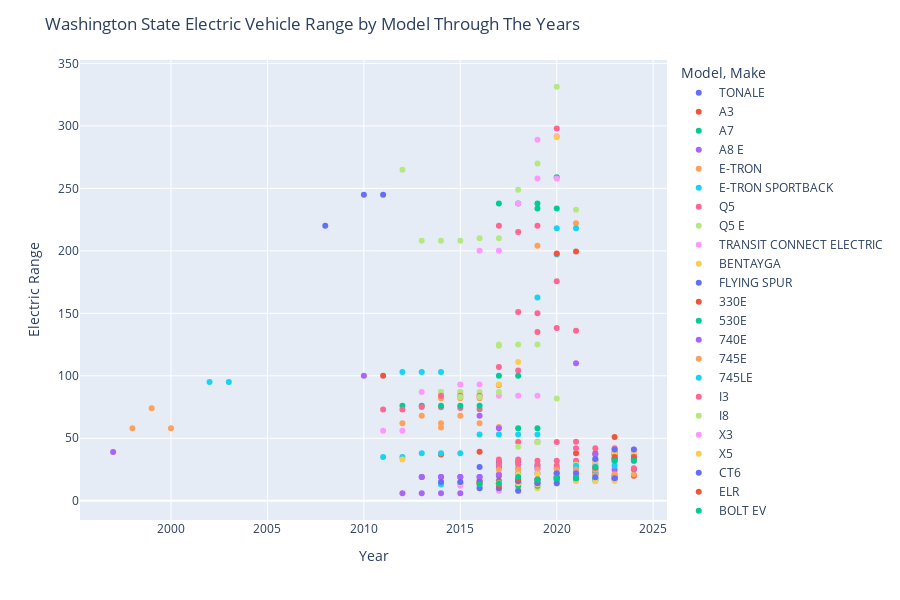

Notebook code for this chart:
### Code cell
Scatterplot = px.scatter(EV_range_mean, x='Model Year', y='Electric Range', color='Model',
              labels={'Electric Range': 'Electric Range', 'Model Year': 'Model Year'}, height=600,)

fig.update_layout(title='Washington State Electric Vehicle Range by Model Through The Years',
                  legend_title='Model, Make',
                  xaxis_title='Year',
                  yaxis_title='Electric Range')

fig.show()

### Figure 1 — Plotly figure (JSON) as saved in the notebook; plotly's stock layout.template omitted (floating-point values rounded to 4 significant figures)
{"data": [{"hovertemplate": "Model=TONALE<br>Model Year=%{x}<br>Electric Range=%{y}<extra></extra>", "legendgroup": "TONALE", "marker": {"color": "#636efa", "symbol": "circle"}, "mode": "markers", "name": "TONALE", "orientation": "v", "showlegend": true, "type": "scatter", "x": [2024], "xaxis": "x", "y": [33], "yaxis": "y"}, {"hovertemplate": "Model=A3<br>Model Year=%{x}<br>Electric Range=%{y}<extra></extra>", "legendgroup": "A3", "marker": {"color": "#EF553B", "symbol": "circle"}, "mode": "markers", "name": "A3", "orientation": "v", "showlegend": true, "type": "scatter", "x": [2016, 2017, 2018], "xaxis": "x", "y": [16, 16, 16], "yaxis": "y"}, {"hovertemplate": "Model=A7<br>Model Year=%{x}<br>Electric Range=%{y}<extra></extra>", "legendgroup": "A7", "marker": {"color": "#00cc96", "symbol": "circle"}, "mode": "markers", "name": "A7", "orientation": "v", "showlegend": true, "type": "scatter", "x": [2021], "xaxis": "x", "y": [24], "yaxis": "y"}, {"hovertemplate": "Model=A8 E<br>Model Year=%{x}<br>Electric Range=%{y}<extra></extra>", "legendgroup": "A8 E", "marker": {"color": "#ab63fa", "symbol": "circle"}, "mode": "markers", "name": "A8 E", "orientation": "v", "showlegend": true, "type": "scatter", "x": [2020], "xaxis": "x", "y": [17], "yaxis": "y"}, {"hovertemplate": "Model=E-TRON<br>Model Year=%{x}<br>Electric Range=%{y}<extra></extra>", "legendgroup": "E-TRON", "marker": {"color": "#FFA15A", "symbol": "circle"}, "mode": "markers", "name": "E-TRON", "orientation": "v", "showlegend": true, "type": "scatter", "x": [2019, 2021], "xaxis": "x", "y": [204, 222], "yaxis": "y"}, {"hovertemplate": "Model=E-TRON SPORTBACK<br>Model Year=%{x}<br>Electric Range=%{y}<extra></extra>", "legendgroup": "E-TRON SPORTBACK", "marker": {"color": "#19d3f3", "symbol": "circle"}, "mode": "markers", "name": "E-TRON SPORTBACK", "orientation": "v", "showlegend": true, "type": "scatter", "x": [2020, 2021], "xaxis": "x", "y": [218, 218], "yaxis": "y"}, {"hovertemplate": "Model=Q5<br>Model Year=%{x}<br>Electric Range=%{y}<extra></extra>", "legendgroup": "Q5", "marker": {"color": "#FF6692", "symbol": "circle"}, "mode": "markers", "name": "Q5", "orientation": "v", "showlegend": true, "type": "scatter", "x": [2022], "xaxis": "x", "y": [22.61], "yaxis": "y"}, {"hovertemplate": "Model=Q5 E<br>Model Year=%{x}<br>Electric Range=%{y}<extra></extra>", "legendgroup": "Q5 E", "marker": {"color": "#B6E880", "symbol": "circle"}, "mode": "markers", "name": "Q5 E", "orientation": "v", "showlegend": true, "type": "scatter", "x": [2020, 2021, 2023], "xaxis": "x", "y": [20, 18.03, 23], "yaxis": "y"}, {"hovertemplate": "Model=TRANSIT CONNECT ELECTRIC<br>Model Year=%{x}<br>Electric Range=%{y}<extra></extra>", "legendgroup": "TRANSIT CONNECT ELECTRIC", "marker": {"color": "#FF97FF", "symbol": "circle"}, "mode": "markers", "name": "TRANSIT CONNECT ELECTRIC", "orientation": "v", "showlegend": true, "type": "scatter", "x": [2011, 2012], "xaxis": "x", "y": [56, 56], "yaxis": "y"}, {"hovertemplate": "Model=BENTAYGA<br>Model Year=%{x}<br>Electric Range=%{y}<extra></extra>", "legendgroup": "BENTAYGA", "marker": {"color": "#FECB52", "symbol": "circle"}, "mode": "markers", "name": "BENTAYGA", "orientation": "v", "showlegend": true, "type": "scatter", "x": [2021], "xaxis": "x", "y": [17], "yaxis": "y"}, {"hovertemplate": "Model=FLYING SPUR<br>Model Year=%{x}<br>Electric Range=%{y}<extra></extra>", "legendgroup": "FLYING SPUR", "marker": {"color": "#636efa", "symbol": "circle"}, "mode": "markers", "name": "FLYING SPUR", "orientation": "v", "showlegend": true, "type": "scatter", "x": [2022], "xaxis": "x", "y": [21], "yaxis": "y"}, {"hovertemplate": "Model=330E<br>Model Year=%{x}<br>Electric Range=%{y}<extra></extra>", "legendgroup": "330E", "marker": {"color": "#EF553B", "symbol": "circle"}, "mode": "markers", "name": "330E", "orientation": "v", "showlegend": true, "type": "scatter", "x": [2016, 2017, 2018, 2021, 2022, 2023, 2024], "xaxis": "x", "y": [14, 14, 14, 20.38, 22, 20.23, 20], "yaxis": "y"}, {"hovertemplate": "Model=530E<br>Model Year=%{x}<br>Electric Range=%{y}<extra></extra>", "legendgroup": "530E", "marker": {"color": "#00cc96", "symbol": "circle"}, "mode": "markers", "name": "530E", "orientation": "v", "showlegend": true, "type": "scatter", "x": [2018, 2019, 2020, 2021, 2022, 2023], "xaxis": "x", "y": [14.7, 15.42, 18.67, 18.71, 18.2, 18.05], "yaxis": "y"}, {"hovertemplate": "Model=740E<br>Model Year=%{x}<br>Electric Range=%{y}<extra></extra>", "legendgroup": "740E", "marker": {"color": "#ab63fa", "symbol": "circle"}, "mode": "markers", "name": "740E", "orientation": "v", "showlegend": true, "type": "scatter", "x": [2017, 2018, 2019], "xaxis": "x", "y": [14, 14, 14], "yaxis": "y"}, {"hovertemplate": "Model=745E<br>Model Year=%{x}<br>Electric Range=%{y}<extra></extra>", "legendgroup": "745E", "marker": {"color": "#FFA15A", "symbol": "circle"}, "mode": "markers", "name": "745E", "orientation": "v", "showlegend": true, "type": "scatter", "x": [2020, 2021], "xaxis": "x", "y": [16, 16], "yaxis": "y"}, {"hovertemplate": "Model=745LE<br>Model Year=%{x}<br>Electric Range=%{y}<extra></extra>", "legendgroup": "745LE", "marker": {"color": "#19d3f3", "symbol": "circle"}, "mode": "markers", "name": "745LE", "orientation": "v", "showlegend": true, "type": "scatter", "x": [2022], "xaxis": "x", "y": [16], "yaxis": "y"}, {"hovertemplate": "Model=I3<br>Model Year=%{x}<br>Electric Range=%{y}<extra></extra>", "legendgroup": "I3", "marker": {"color": "#FF6692", "symbol": "circle"}, "mode": "markers", "name": "I3", "orientation": "v", "showlegend": true, "type": "scatter", "x": [2014, 2015, 2016, 2017, 2018, 2019, 2020, 2021], "xaxis": "x", "y": [74.75, 74.23, 73.24, 92.63, 104.2, 135.1, 138.2, 136.1], "yaxis": "y"}, {"hovertemplate": "Model=I8<br>Model Year=%{x}<br>Electric Range=%{y}<extra></extra>", "legendgroup": "I8", "marker": {"color": "#B6E880", "symbol": "circle"}, "mode": "markers", "name": "I8", "orientation": "v", "showlegend": true, "type": "scatter", "x": [2014, 2015, 2016, 2017, 2019, 2020], "xaxis": "x", "y": [14, 14, 14, 14, 17.17, 17], "yaxis": "y"}, {"hovertemplate": "Model=X3<br>Model Year=%{x}<br>Electric Range=%{y}<extra></extra>", "legendgroup": "X3", "marker": {"color": "#FF97FF", "symbol": "circle"}, "mode": "markers", "name": "X3", "orientation": "v", "showlegend": true, "type": "scatter", "x": [2020, 2021], "xaxis": "x", "y": [17, 17], "yaxis": "y"}, {"hovertemplate": "Model=X5<br>Model Year=%{x}<br>Electric Range=%{y}<extra></extra>", "legendgroup": "X5", "marker": {"color": "#FECB52", "symbol": "circle"}, "mode": "markers", "name": "X5", "orientation": "v", "showlegend": true, "type": "scatter", "x": [2016, 2017, 2018, 2021, 2022, 2023, 2024], "xaxis": "x", "y": [14, 14, 13, 30, 30, 30, 39], "yaxis": "y"}, {"hovertemplate": "Model=CT6<br>Model Year=%{x}<br>Electric Range=%{y}<extra></extra>", "legendgroup": "CT6", "marker": {"color": "#636efa", "symbol": "circle"}, "mode": "markers", "name": "CT6", "orientation": "v", "showlegend": true, "type": "scatter", "x": [2017, 2018], "xaxis": "x", "y": [31, 31], "yaxis": "y"}, {"hovertemplate": "Model=ELR<br>Model Year=%{x}<br>Electric Range=%{y}<extra></extra>", "legendgroup": "ELR", "marker": {"color": "#EF553B", "symbol": "circle"}, "mode": "markers", "name": "ELR", "orientation": "v", "showlegend": true, "type": "scatter", "x": [2014, 2016], "xaxis": "x", "y": [37, 39.2], "yaxis": "y"}, {"hovertemplate": "Model=BOLT EV<br>Model Year=%{x}<br>Electric Range=%{y}<extra></extra>", "legendgroup": "BOLT EV", "marker": {"color": "#00cc96", "symbol": "circle"}, "mode": "markers", "name": "BOLT EV", "orientation": "v", "showlegend": true, "type": "scatter", "x": [2017, 2018, 2019, 2020], "xaxis": "x", "y": [238, 238, 238, 259], "yaxis": "y"}, {"hovertemplate": "Model=S-10 PICKUP<br>Model Year=%{x}<br>Electric Range=%{y}<extra></extra>", "legendgroup": "S-10 PICKUP", "marker": {"color": "#ab63fa", "symbol": "circle"}, "mode": "markers", "name": "S-10 PICKUP", "orientation": "v", "showlegend": true, "type": "scatter", "x": [1997], "xaxis": "x", "y": [39], "yaxis": "y"}, {"hovertemplate": "Model=SPARK<br>Model Year=%{x}<br>Electric Range=%{y}<extra></extra>", "legendgroup": "SPARK", "marker": {"color": "#FFA15A", "symbol": "circle"}, "mode": "markers", "name": "SPARK", "orientation": "v", "showlegend": true, "type": "scatter", "x": [2014, 2015, 2016], "xaxis": "x", "y": [82, 82, 82], "yaxis": "y"}, {"hovertemplate": "Model=VOLT<br>Model Year=%{x}<br>Electric Range=%{y}<extra></extra>", "legendgroup": "VOLT", "marker": {"color": "#19d3f3", "symbol": "circle"}, "mode": "markers", "name": "VOLT", "orientation": "v", "showlegend": true, "type": "scatter", "x": [2011, 2012, 2013, 2014, 2015, 2016, 2017, 2018, 2019], "xaxis": "x", "y": [35, 35, 38, 38, 38, 53, 53, 53, 53], "yaxis": "y"}, {"hovertemplate": "Model=PACIFICA<br>Model Year=%{x}<br>Electric Range=%{y}<extra></extra>", "legendgroup": "PACIFICA", "marker": {"color": "#FF6692", "symbol": "circle"}, "mode": "markers", "name": "PACIFICA", "orientation": "v", "showlegend": true, "type": "scatter", "x": [2017, 2018, 2019, 2020, 2021, 2022, 2023, 2024], "xaxis": "x", "y": [33, 33, 32, 32, 32, 32, 32, 32], "yaxis": "y"}, {"hovertemplate": "Model=HORNET<br>Model Year=%{x}<br>Electric Range=%{y}<extra></extra>", "legendgroup": "HORNET", "marker": {"color": "#B6E880", "symbol": "circle"}, "mode": "markers", "name": "HORNET", "orientation": "v", "showlegend": true, "type": "scatter", "x": [2024], "xaxis": "x", "y": [32], "yaxis": "y"}, {"hovertemplate": "Model=500<br>Model Year=%{x}<br>Electric Range=%{y}<extra></extra>", "legendgroup": "500", "marker": {"color": "#FF97FF", "symbol": "circle"}, "mode": "markers", "name": "500", "orientation": "v", "showlegend": true, "type": "scatter", "x": [2013, 2014, 2015, 2016, 2017, 2018, 2019], "xaxis": "x", "y": [87, 87, 87, 84, 84, 84, 84], "yaxis": "y"}, {"hovertemplate": "Model=KARMA<br>Model Year=%{x}<br>Electric Range=%{y}<extra></extra>", "legendgroup": "KARMA", "marker": {"color": "#FECB52", "symbol": "circle"}, "mode": "markers", "name": "KARMA", "orientation": "v", "showlegend": true, "type": "scatter", "x": [2012], "xaxis": "x", "y": [33], "yaxis": "y"}, {"hovertemplate": "Model=C-MAX<br>Model Year=%{x}<br>Electric Range=%{y}<extra></extra>", "legendgroup": "C-MAX", "marker": {"color": "#636efa", "symbol": "circle"}, "mode": "markers", "name": "C-MAX", "orientation": "v", "showlegend": true, "type": "scatter", "x": [2013, 2014, 2015, 2016, 2017], "xaxis": "x", "y": [19, 19, 19, 19, 20], "yaxis": "y"}, {"hovertemplate": "Model=ESCAPE<br>Model Year=%{x}<br>Electric Range=%{y}<extra></extra>", "legendgroup": "ESCAPE", "marker": {"color": "#EF553B", "symbol": "circle"}, "mode": "markers", "name": "ESCAPE", "orientation": "v", "showlegend": true, "type": "scatter", "x": [2021, 2022, 2023], "xaxis": "x", "y": [38, 38, 37], "yaxis": "y"}, {"hovertemplate": "Model=FOCUS<br>Model Year=%{x}<br>Electric Range=%{y}<extra></extra>", "legendgroup": "FOCUS", "marker": {"color": "#00cc96", "symbol": "circle"}, "mode": "markers", "name": "FOCUS", "orientation": "v", "showlegend": true, "type": "scatter", "x": [2012, 2013, 2014, 2015, 2016, 2017, 2018], "xaxis": "x", "y": [76, 76, 76, 76, 76, 100, 100], "yaxis": "y"}, {"hovertemplate": "Model=FUSION<br>Model Year=%{x}<br>Electric Range=%{y}<extra></extra>", "legendgroup": "FUSION", "marker": {"color": "#ab63fa", "symbol": "circle"}, "mode": "markers", "name": "FUSION", "orientation": "v", "showlegend": true, "type": "scatter", "x": [2013, 2014, 2015, 2016, 2017, 2018, 2019, 2020], "xaxis": "x", "y": [19, 19, 19, 19, 21, 21, 26, 26], "yaxis": "y"}, {"hovertemplate": "Model=RANGER<br>Model Year=%{x}<br>Electric Range=%{y}<extra></extra>", "legendgroup": "RANGER", "marker": {"color": "#FFA15A", "symbol": "circle"}, "mode": "markers", "name": "RANGER", "orientation": "v", "showlegend": true, "type": "scatter", "x": [1998, 1999, 2000], "xaxis": "x", "y": [58, 74, 58], "yaxis": "y"}, {"hovertemplate": "Model=ACCORD<br>Model Year=%{x}<br>Electric Range=%{y}<extra></extra>", "legendgroup": "ACCORD", "marker": {"color": "#19d3f3", "symbol": "circle"}, "mode": "markers", "name": "ACCORD", "orientation": "v", "showlegend": true, "type": "scatter", "x": [2014], "xaxis": "x", "y": [13], "yaxis": "y"}, {"hovertemplate": "Model=CLARITY<br>Model Year=%{x}<br>Electric Range=%{y}<extra></extra>", "legendgroup": "CLARITY", "marker": {"color": "#FF6692", "symbol": "circle"}, "mode": "markers", "name": "CLARITY", "orientation": "v", "showlegend": true, "type": "scatter", "x": [2018, 2019, 2020, 2021], "xaxis": "x", "y": [47, 47, 47, 47.28], "yaxis": "y"}, {"hovertemplate": "Model=IONIQ<br>Model Year=%{x}<br>Electric Range=%{y}<extra></extra>", "legendgroup": "IONIQ", "marker": {"color": "#B6E880", "symbol": "circle"}, "mode": "markers", "name": "IONIQ", "orientation": "v", "showlegend": true, "type": "scatter", "x": [2017, 2018, 2019, 2020, 2021, 2022], "xaxis": "x", "y": [124, 43.25, 46.81, 81.88, 29, 29], "yaxis": "y"}, {"hovertemplate": "Model=KONA<br>Model Year=%{x}<br>Electric Range=%{y}<extra></extra>", "legendgroup": "KONA", "marker": {"color": "#FF97FF", "symbol": "circle"}, "mode": "markers", "name": "KONA", "orientation": "v", "showlegend": true, "type": "scatter", "x": [2019, 2020], "xaxis": "x", "y": [258, 258], "yaxis": "y"}, {"hovertemplate": "Model=SANTA FE<br>Model Year=%{x}<br>Electric Range=%{y}<extra></extra>", "legendgroup": "SANTA FE", "marker": {"color": "#FECB52", "symbol": "circle"}, "mode": "markers", "name": "SANTA FE", "orientation": "v", "showlegend": true, "type": "scatter", "x": [2022, 2023], "xaxis": "x", "y": [31, 30], "yaxis": "y"}, {"hovertemplate": "Model=SONATA<br>Model Year=%{x}<br>Electric Range=%{y}<extra></extra>", "legendgroup": "SONATA", "marker": {"color": "#636efa", "symbol": "circle"}, "mode": "markers", "name": "SONATA", "orientation": "v", "showlegend": true, "type": "scatter", "x": [2016, 2017, 2019], "xaxis": "x", "y": [27, 27, 28], "yaxis": "y"}, {"hovertemplate": "Model=TUCSON<br>Model Year=%{x}<br>Electric Range=%{y}<extra></extra>", "legendgroup": "TUCSON", "marker": {"color": "#EF553B", "symbol": "circle"}, "mode": "markers", "name": "TUCSON", "orientation": "v", "showlegend": true, "type": "scatter", "x": [2022, 2023, 2024], "xaxis": "x", "y": [33, 33, 33], "yaxis": "y"}, {"hovertemplate": "Model=I-PACE<br>Model Year=%{x}<br>Electric Range=%{y}<extra></extra>", "legendgroup": "I-PACE", "marker": {"color": "#00cc96", "symbol": "circle"}, "mode": "markers", "name": "I-PACE", "orientation": "v", "showlegend": true, "type": "scatter", "x": [2019, 2020], "xaxis": "x", "y": [234, 234], "yaxis": "y"}, {"hovertemplate": "Model=GRAND CHEROKEE<br>Model Year=%{x}<br>Electric Range=%{y}<extra></extra>", "legendgroup": "GRAND CHEROKEE", "marker": {"color": "#ab63fa", "symbol": "circle"}, "mode": "markers", "name": "GRAND CHEROKEE", "orientation": "v", "showlegend": true, "type": "scatter", "x": [2022, 2023, 2024], "xaxis": "x", "y": [25, 25, 25], "yaxis": "y"}, {"hovertemplate": "Model=WRANGLER<br>Model Year=%{x}<br>Electric Range=%{y}<extra></extra>", "legendgroup": "WRANGLER", "marker": {"color": "#FFA15A", "symbol": "circle"}, "mode": "markers", "name": "WRANGLER", "orientation": "v", "showlegend": true, "type": "scatter", "x": [2021, 2022, 2023, 2024], "xaxis": "x", "y": [23.49, 21.37, 21, 21], "yaxis": "y"}, {"hovertemplate": "Model=NIRO<br>Model Year=%{x}<br>Electric Range=%{y}<extra></extra>", "legendgroup": "NIRO", "marker": {"color": "#19d3f3", "symbol": "circle"}, "mode": "markers", "name": "NIRO", "orientation": "v", "showlegend": true, "type": "scatter", "x": [2018, 2019, 2020, 2021, 2022, 2023, 2024], "xaxis": "x", "y": [26, 162.6, 197.1, 26, 26, 33, 33], "yaxis": "y"}, {"hovertemplate": "Model=OPTIMA<br>Model Year=%{x}<br>Electric Range=%{y}<extra></extra>", "legendgroup": "OPTIMA", "marker": {"color": "#FF6692", "symbol": "circle"}, "mode": "markers", "name": "OPTIMA", "orientation": "v", "showlegend": true, "type": "scatter", "x": [2017, 2018, 2019, 2020], "xaxis": "x", "y": [29, 29, 29, 28], "yaxis": "y"}, {"hovertemplate": "Model=SORENTO<br>Model Year=%{x}<br>Electric Range=%{y}<extra></extra>", "legendgroup": "SORENTO", "marker": {"color": "#B6E880", "symbol": "circle"}, "mode": "markers", "name": "SORENTO", "orientation": "v", "showlegend": true, "type": "scatter", "x": [2022, 2023], "xaxis": "x", "y": [32, 32], "yaxis": "y"}, {"hovertemplate": "Model=SOUL<br>Model Year=%{x}<br>Electric Range=%{y}<extra></extra>", "legendgroup": "SOUL", "marker": {"color": "#FF97FF", "symbol": "circle"}, "mode": "markers", "name": "SOUL", "orientation": "v", "showlegend": true, "type": "scatter", "x": [2015, 2016], "xaxis": "x", "y": [93, 93], "yaxis": "y"}, {"hovertemplate": "Model=SOUL EV<br>Model Year=%{x}<br>Electric Range=%{y}<extra></extra>", "legendgroup": "SOUL EV", "marker": {"color": "#FECB52", "symbol": "circle"}, "mode": "markers", "name": "SOUL EV", "orientation": "v", "showlegend": true, "type": "scatter", "x": [2017, 2018], "xaxis": "x", "y": [93, 111], "yaxis": "y"}, {"hovertemplate": "Model=SPORTAGE<br>Model Year=%{x}<br>Electric Range=%{y}<extra></extra>", "legendgroup": "SPORTAGE", "marker": {"color": "#636efa", "symbol": "circle"}, "mode": "markers", "name": "SPORTAGE", "orientation": "v", "showlegend": true, "type": "scatter", "x": [2023], "xaxis": "x", "y": [34], "yaxis": "y"}, {"hovertemplate": "Model=RANGE ROVER<br>Model Year=%{x}<br>Electric Range=%{y}<extra></extra>", "legendgroup": "RANGE ROVER", "marker": {"color": "#EF553B", "symbol": "circle"}, "mode": "markers", "name": "RANGE ROVER", "orientation": "v", "showlegend": true, "type": "scatter", "x": [2020, 2021, 2023], "xaxis": "x", "y": [19, 19, 51], "yaxis": "y"}, {"hovertemplate": "Model=RANGE ROVER SPORT<br>Model Year=%{x}<br>Electric Range=%{y}<extra></extra>", "legendgroup": "RANGE ROVER SPORT", "marker": {"color": "#00cc96", "symbol": "circle"}, "mode": "markers", "name": "RANGE ROVER SPORT", "orientation": "v", "showlegend": true, "type": "scatter", "x": [2020, 2021, 2023], "xaxis": "x", "y": [19, 19, 19], "yaxis": "y"}, {"hovertemplate": "Model=NX<br>Model Year=%{x}<br>Electric Range=%{y}<extra></extra>", "legendgroup": "NX", "marker": {"color": "#ab63fa", "symbol": "circle"}, "mode": "markers", "name": "NX", "orientation": "v", "showlegend": true, "type": "scatter", "x": [2022, 2023, 2024], "xaxis": "x", "y": [37, 37, 37], "yaxis": "y"}, {"hovertemplate": "Model=AVIATOR<br>Model Year=%{x}<br>Electric Range=%{y}<extra></extra>", "legendgroup": "AVIATOR", "marker": {"color": "#FFA15A", "symbol": "circle"}, "mode": "markers", "name": "AVIATOR", "orientation": "v", "showlegend": true, "type": "scatter", "x": [2020, 2021, 2022, 2023], "xaxis": "x", "y": [21, 21, 21, 21], "yaxis": "y"}, {"hovertemplate": "Model=CORSAIR<br>Model Year=%{x}<br>Electric Range=%{y}<extra></extra>", "legendgroup": "CORSAIR", "marker": {"color": "#19d3f3", "symbol": "circle"}, "mode": "markers", "name": "CORSAIR", "orientation": "v", "showlegend": true, "type": "scatter", "x": [2021, 2022, 2023], "xaxis": "x", "y": [28, 28, 28], "yaxis": "y"}, {"hovertemplate": "Model=CX-90<br>Model Year=%{x}<br>Electric Range=%{y}<extra></extra>", "legendgroup": "CX-90", "marker": {"color": "#FF6692", "symbol": "circle"}, "mode": "markers", "name": "CX-90", "orientation": "v", "showlegend": true, "type": "scatter", "x": [2024], "xaxis": "x", "y": [26], "yaxis": "y"}, {"hovertemplate": "Model=B-CLASS<br>Model Year=%{x}<br>Electric Range=%{y}<extra></extra>", "legendgroup": "B-CLASS", "marker": {"color": "#B6E880", "symbol": "circle"}, "mode": "markers", "name": "B-CLASS", "orientation": "v", "showlegend": true, "type": "scatter", "x": [2014, 2015, 2016, 2017], "xaxis": "x", "y": [87, 87, 87, 87], "yaxis": "y"}, {"hovertemplate": "Model=C-CLASS<br>Model Year=%{x}<br>Electric Range=%{y}<extra></extra>", "legendgroup": "C-CLASS", "marker": {"color": "#FF97FF", "symbol": "circle"}, "mode": "markers", "name": "C-CLASS", "orientation": "v", "showlegend": true, "type": "scatter", "x": [2016, 2017, 2018], "xaxis": "x", "y": [11, 8, 8], "yaxis": "y"}, {"hovertemplate": "Model=GLC-CLASS<br>Model Year=%{x}<br>Electric Range=%{y}<extra></extra>", "legendgroup": "GLC-CLASS", "marker": {"color": "#FECB52", "symbol": "circle"}, "mode": "markers", "name": "GLC-CLASS", "orientation": "v", "showlegend": true, "type": "scatter", "x": [2018, 2019, 2020], "xaxis": "x", "y": [9, 10, 22], "yaxis": "y"}, {"hovertemplate": "Model=GLE-CLASS<br>Model Year=%{x}<br>Electric Range=%{y}<extra></extra>", "legendgroup": "GLE-CLASS", "marker": {"color": "#636efa", "symbol": "circle"}, "mode": "markers", "name": "GLE-CLASS", "orientation": "v", "showlegend": true, "type": "scatter", "x": [2016, 2017, 2018], "xaxis": "x", "y": [10, 10, 8], "yaxis": "y"}, {"hovertemplate": "Model=S-CLASS<br>Model Year=%{x}<br>Electric Range=%{y}<extra></extra>", "legendgroup": "S-CLASS", "marker": {"color": "#EF553B", "symbol": "circle"}, "mode": "markers", "name": "S-CLASS", "orientation": "v", "showlegend": true, "type": "scatter", "x": [2015, 2016, 2017], "xaxis": "x", "y": [14, 14, 12], "yaxis": "y"}, {"hovertemplate": "Model=COUNTRYMAN<br>Model Year=%{x}<br>Electric Range=%{y}<extra></extra>", "legendgroup": "COUNTRYMAN", "marker": {"color": "#00cc96", "symbol": "circle"}, "mode": "markers", "name": "COUNTRYMAN", "orientation": "v", "showlegend": true, "type": "scatter", "x": [2018, 2019, 2020, 2021, 2022, 2023], "xaxis": "x", "y": [12, 12, 17, 17, 17, 17], "yaxis": "y"}, {"hovertemplate": "Model=HARDTOP<br>Model Year=%{x}<br>Electric Range=%{y}<extra></extra>", "legendgroup": "HARDTOP", "marker": {"color": "#ab63fa", "symbol": "circle"}, "mode": "markers", "name": "HARDTOP", "orientation": "v", "showlegend": true, "type": "scatter", "x": [2021], "xaxis": "x", "y": [110], "yaxis": "y"}, {"hovertemplate": "Model=I-MIEV<br>Model Year=%{x}<br>Electric Range=%{y}<extra></extra>", "legendgroup": "I-MIEV", "marker": {"color": "#FFA15A", "symbol": "circle"}, "mode": "markers", "name": "I-MIEV", "orientation": "v", "showlegend": true, "type": "scatter", "x": [2012, 2014, 2016, 2017], "xaxis": "x", "y": [62, 62, 62, 59], "yaxis": "y"}, {"hovertemplate": "Model=OUTLANDER<br>Model Year=%{x}<br>Electric Range=%{y}<extra></extra>", "legendgroup": "OUTLANDER", "marker": {"color": "#19d3f3", "symbol": "circle"}, "mode": "markers", "name": "OUTLANDER", "orientation": "v", "showlegend": true, "type": "scatter", "x": [2018, 2019, 2020, 2021, 2022, 2023], "xaxis": "x", "y": [22, 22, 22, 24, 24, 38], "yaxis": "y"}, {"hovertemplate": "Model=LEAF<br>Model Year=%{x}<br>Electric Range=%{y}<extra></extra>", "legendgroup": "LEAF", "marker": {"color": "#FF6692", "symbol": "circle"}, "mode": "markers", "name": "LEAF", "orientation": "v", "showlegend": true, "type": "scatter", "x": [2011, 2012, 2013, 2014, 2015, 2016, 2017, 2018, 2019, 2020], "xaxis": "x", "y": [73, 73, 75, 84, 84, 84, 107, 151, 150, 175.7], "yaxis": "y"}, {"hovertemplate": "Model=PS2<br>Model Year=%{x}<br>Electric Range=%{y}<extra></extra>", "legendgroup": "PS2", "marker": {"color": "#B6E880", "symbol": "circle"}, "mode": "markers", "name": "PS2", "orientation": "v", "showlegend": true, "type": "scatter", "x": [2021], "xaxis": "x", "y": [233], "yaxis": "y"}, {"hovertemplate": "Model=918<br>Model Year=%{x}<br>Electric Range=%{y}<extra></extra>", "legendgroup": "918", "marker": {"color": "#FF97FF", "symbol": "circle"}, "mode": "markers", "name": "918", "orientation": "v", "showlegend": true, "type": "scatter", "x": [2015], "xaxis": "x", "y": [12], "yaxis": "y"}, {"hovertemplate": "Model=CAYENNE<br>Model Year=%{x}<br>Electric Range=%{y}<extra></extra>", "legendgroup": "CAYENNE", "marker": {"color": "#FECB52", "symbol": "circle"}, "mode": "markers", "name": "CAYENNE", "orientation": "v", "showlegend": true, "type": "scatter", "x": [2015, 2016, 2017, 2018, 2019, 2020, 2021, 2022, 2023], "xaxis": "x", "y": [14, 14, 14, 14, 13, 13.78, 16, 15.53, 15.76], "yaxis": "y"}, {"hovertemplate": "Model=PANAMERA<br>Model Year=%{x}<br>Electric Range=%{y}<extra></extra>", "legendgroup": "PANAMERA", "marker": {"color": "#636efa", "symbol": "circle"}, "mode": "markers", "name": "PANAMERA", "orientation": "v", "showlegend": true, "type": "scatter", "x": [2014, 2015, 2016, 2018, 2019, 2020, 2021, 2022, 2023], "xaxis": "x", "y": [15, 15, 15, 15.57, 14, 14, 18, 18.71, 18], "yaxis": "y"}, {"hovertemplate": "Model=TAYCAN<br>Model Year=%{x}<br>Electric Range=%{y}<extra></extra>", "legendgroup": "TAYCAN", "marker": {"color": "#EF553B", "symbol": "circle"}, "mode": "markers", "name": "TAYCAN", "orientation": "v", "showlegend": true, "type": "scatter", "x": [2020, 2021], "xaxis": "x", "y": [198.0, 199.4], "yaxis": "y"}, {"hovertemplate": "Model=EQ FORTWO<br>Model Year=%{x}<br>Electric Range=%{y}<extra></extra>", "legendgroup": "EQ FORTWO", "marker": {"color": "#00cc96", "symbol": "circle"}, "mode": "markers", "name": "EQ FORTWO", "orientation": "v", "showlegend": true, "type": "scatter", "x": [2018, 2019], "xaxis": "x", "y": [58, 58], "yaxis": "y"}, {"hovertemplate": "Model=FORTWO<br>Model Year=%{x}<br>Electric Range=%{y}<extra></extra>", "legendgroup": "FORTWO", "marker": {"color": "#ab63fa", "symbol": "circle"}, "mode": "markers", "name": "FORTWO", "orientation": "v", "showlegend": true, "type": "scatter", "x": [2016, 2017], "xaxis": "x", "y": [68, 57.97], "yaxis": "y"}, {"hovertemplate": "Model=FORTWO ELECTRIC DRIVE<br>Model Year=%{x}<br>Electric Range=%{y}<extra></extra>", "legendgroup": "FORTWO ELECTRIC DRIVE", "marker": {"color": "#FFA15A", "symbol": "circle"}, "mode": "markers", "name": "FORTWO ELECTRIC DRIVE", "orientation": "v", "showlegend": true, "type": "scatter", "x": [2013, 2014, 2015], "xaxis": "x", "y": [68, 58.57, 68], "yaxis": "y"}, {"hovertemplate": "Model=CROSSTREK<br>Model Year=%{x}<br>Electric Range=%{y}<extra></extra>", "legendgroup": "CROSSTREK", "marker": {"color": "#19d3f3", "symbol": "circle"}, "mode": "markers", "name": "CROSSTREK", "orientation": "v", "showlegend": true, "type": "scatter", "x": [2019], "xaxis": "x", "y": [17], "yaxis": "y"}, {"hovertemplate": "Model=MODEL 3<br>Model Year=%{x}<br>Electric Range=%{y}<extra></extra>", "legendgroup": "MODEL 3", "marker": {"color": "#FF6692", "symbol": "circle"}, "mode": "markers", "name": "MODEL 3", "orientation": "v", "showlegend": true, "type": "scatter", "x": [2017, 2018, 2019, 2020], "xaxis": "x", "y": [220, 215, 220, 298.0], "yaxis": "y"}, {"hovertemplate": "Model=MODEL S<br>Model Year=%{x}<br>Electric Range=%{y}<extra></extra>", "legendgroup": "MODEL S", "marker": {"color": "#B6E880", "symbol": "circle"}, "mode": "markers", "name": "MODEL S", "orientation": "v", "showlegend": true, "type": "scatter", "x": [2012, 2013, 2014, 2015, 2016, 2017, 2018, 2019, 2020], "xaxis": "x", "y": [265, 208, 208, 208, 210, 210, 249, 270, 331.4], "yaxis": "y"}, {"hovertemplate": "Model=MODEL X<br>Model Year=%{x}<br>Electric Range=%{y}<extra></extra>", "legendgroup": "MODEL X", "marker": {"color": "#FF97FF", "symbol": "circle"}, "mode": "markers", "name": "MODEL X", "orientation": "v", "showlegend": true, "type": "scatter", "x": [2016, 2017, 2018, 2019, 2020], "xaxis": "x", "y": [200, 200, 238, 289, 291.6], "yaxis": "y"}, {"hovertemplate": "Model=MODEL Y<br>Model Year=%{x}<br>Electric Range=%{y}<extra></extra>", "legendgroup": "MODEL Y", "marker": {"color": "#FECB52", "symbol": "circle"}, "mode": "markers", "name": "MODEL Y", "orientation": "v", "showlegend": true, "type": "scatter", "x": [2020], "xaxis": "x", "y": [291], "yaxis": "y"}, {"hovertemplate": "Model=ROADSTER<br>Model Year=%{x}<br>Electric Range=%{y}<extra></extra>", "legendgroup": "ROADSTER", "marker": {"color": "#636efa", "symbol": "circle"}, "mode": "markers", "name": "ROADSTER", "orientation": "v", "showlegend": true, "type": "scatter", "x": [2008, 2010, 2011], "xaxis": "x", "y": [220, 245, 245], "yaxis": "y"}, {"hovertemplate": "Model=CITY<br>Model Year=%{x}<br>Electric Range=%{y}<extra></extra>", "legendgroup": "CITY", "marker": {"color": "#EF553B", "symbol": "circle"}, "mode": "markers", "name": "CITY", "orientation": "v", "showlegend": true, "type": "scatter", "x": [2011], "xaxis": "x", "y": [100], "yaxis": "y"}, {"hovertemplate": "Model=PRIUS<br>Model Year=%{x}<br>Electric Range=%{y}<extra></extra>", "legendgroup": "PRIUS", "marker": {"color": "#00cc96", "symbol": "circle"}, "mode": "markers", "name": "PRIUS", "orientation": "v", "showlegend": true, "type": "scatter", "x": [2023], "xaxis": "x", "y": [39], "yaxis": "y"}, {"hovertemplate": "Model=PRIUS PLUG-IN<br>Model Year=%{x}<br>Electric Range=%{y}<extra></extra>", "legendgroup": "PRIUS PLUG-IN", "marker": {"color": "#ab63fa", "symbol": "circle"}, "mode": "markers", "name": "PRIUS PLUG-IN", "orientation": "v", "showlegend": true, "type": "scatter", "x": [2012, 2013, 2014, 2015], "xaxis": "x", "y": [6, 6, 6, 6], "yaxis": "y"}, {"hovertemplate": "Model=PRIUS PRIME<br>Model Year=%{x}<br>Electric Range=%{y}<extra></extra>", "legendgroup": "PRIUS PRIME", "marker": {"color": "#FFA15A", "symbol": "circle"}, "mode": "markers", "name": "PRIUS PRIME", "orientation": "v", "showlegend": true, "type": "scatter", "x": [2017, 2018, 2019, 2020, 2021, 2022], "xaxis": "x", "y": [25, 25, 25, 25, 25, 25], "yaxis": "y"}, {"hovertemplate": "Model=RAV4<br>Model Year=%{x}<br>Electric Range=%{y}<extra></extra>", "legendgroup": "RAV4", "marker": {"color": "#19d3f3", "symbol": "circle"}, "mode": "markers", "name": "RAV4", "orientation": "v", "showlegend": true, "type": "scatter", "x": [2002, 2003, 2012, 2013, 2014], "xaxis": "x", "y": [95, 95, 103, 103, 103], "yaxis": "y"}, {"hovertemplate": "Model=RAV4 PRIME<br>Model Year=%{x}<br>Electric Range=%{y}<extra></extra>", "legendgroup": "RAV4 PRIME", "marker": {"color": "#FF6692", "symbol": "circle"}, "mode": "markers", "name": "RAV4 PRIME", "orientation": "v", "showlegend": true, "type": "scatter", "x": [2021, 2022, 2023], "xaxis": "x", "y": [42, 42, 42], "yaxis": "y"}, {"hovertemplate": "Model=E-GOLF<br>Model Year=%{x}<br>Electric Range=%{y}<extra></extra>", "legendgroup": "E-GOLF", "marker": {"color": "#B6E880", "symbol": "circle"}, "mode": "markers", "name": "E-GOLF", "orientation": "v", "showlegend": true, "type": "scatter", "x": [2015, 2016, 2017, 2018, 2019], "xaxis": "x", "y": [83, 83, 125, 125, 125], "yaxis": "y"}, {"hovertemplate": "Model=S60<br>Model Year=%{x}<br>Electric Range=%{y}<extra></extra>", "legendgroup": "S60", "marker": {"color": "#FF97FF", "symbol": "circle"}, "mode": "markers", "name": "S60", "orientation": "v", "showlegend": true, "type": "scatter", "x": [2019, 2020, 2021, 2022, 2023, 2024], "xaxis": "x", "y": [22, 22, 22, 28.49, 41, 41], "yaxis": "y"}, {"hovertemplate": "Model=S90<br>Model Year=%{x}<br>Electric Range=%{y}<extra></extra>", "legendgroup": "S90", "marker": {"color": "#FECB52", "symbol": "circle"}, "mode": "markers", "name": "S90", "orientation": "v", "showlegend": true, "type": "scatter", "x": [2018, 2019, 2020, 2023, 2024], "xaxis": "x", "y": [21, 21, 21, 38, 38], "yaxis": "y"}, {"hovertemplate": "Model=V60<br>Model Year=%{x}<br>Electric Range=%{y}<extra></extra>", "legendgroup": "V60", "marker": {"color": "#636efa", "symbol": "circle"}, "mode": "markers", "name": "V60", "orientation": "v", "showlegend": true, "type": "scatter", "x": [2020, 2021, 2022, 2023, 2024], "xaxis": "x", "y": [22, 22, 33.4, 41, 41], "yaxis": "y"}, {"hovertemplate": "Model=XC60<br>Model Year=%{x}<br>Electric Range=%{y}<extra></extra>", "legendgroup": "XC60", "marker": {"color": "#EF553B", "symbol": "circle"}, "mode": "markers", "name": "XC60", "orientation": "v", "showlegend": true, "type": "scatter", "x": [2018, 2019, 2020, 2021, 2022, 2023, 2024], "xaxis": "x", "y": [17, 17, 18.36, 18, 26.35, 35, 35], "yaxis": "y"}, {"hovertemplate": "Model=XC90<br>Model Year=%{x}<br>Electric Range=%{y}<extra></extra>", "legendgroup": "XC90", "marker": {"color": "#00cc96", "symbol": "circle"}, "mode": "markers", "name": "XC90", "orientation": "v", "showlegend": true, "type": "scatter", "x": [2016, 2017, 2018, 2019, 2020, 2021, 2022, 2023, 2024], "xaxis": "x", "y": [13, 14, 19, 17, 18, 18, 27, 32, 32], "yaxis": "y"}, {"hovertemplate": "Model=WHEEGO<br>Model Year=%{x}<br>Electric Range=%{y}<extra></extra>", "legendgroup": "WHEEGO", "marker": {"color": "#ab63fa", "symbol": "circle"}, "mode": "markers", "name": "WHEEGO", "orientation": "v", "showlegend": true, "type": "scatter", "x": [2010], "xaxis": "x", "y": [100], "yaxis": "y"}], "layout": {"height": 600, "legend": {"title": {"text": "Model, Make"}, "tracegroupgap": 0}, "margin": {"t": 60}, "title": {"text": "Washington State Electric Vehicle Range by Model Through The Years"}, "xaxis": {"anchor": "y", "domain": [0, 1], "title": {"text": "Year"}}, "yaxis": {"anchor": "x", "domain": [0, 1], "title": {"text": "Electric Range"}}}}
